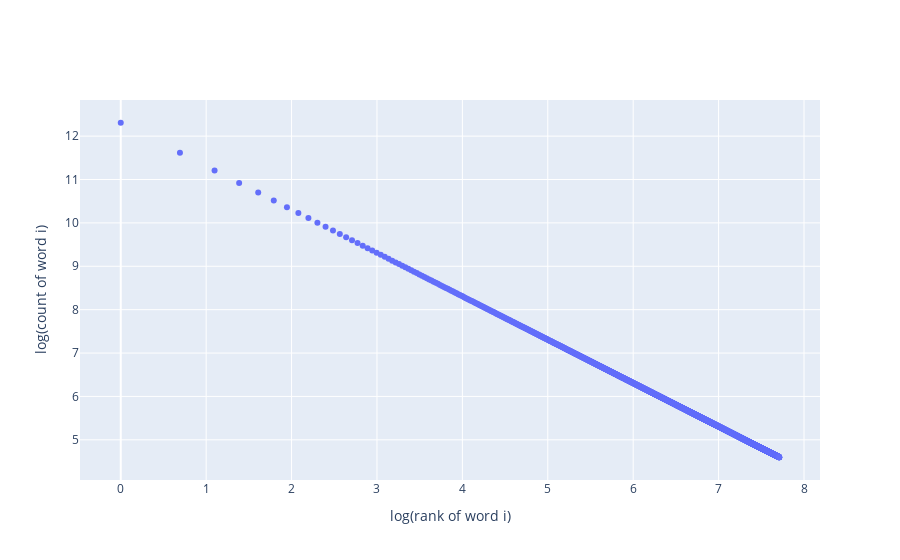

Notebook cell for this chart:
### Code cell
import plotly.graph_objs as go
import plotly.offline as py
import plotly.figure_factory as ff
import plotly.graph_objs as go

import plotly
plotly.offline.init_notebook_mode(connected=True)

x = np.log(df.index.values)
y = np.log(df['predicted_proportion'] * n_tokens)

trace = go.Scatter(
    x = x,
    y = y,
    mode = 'markers'
)

layout = go.Layout(
    xaxis = {
        'title': 'log(rank of word i)'
    },
    yaxis = {
        'title': 'log(count of word i)'
    }
)
data = [trace]
fig = go.Figure(data=data, layout=layout)

# Plot and embed in ipython notebook!
py.iplot(fig)

### Figure 1 — Plotly figure (JSON) as saved in the notebook; plotly's stock layout.template omitted (floating-point values rounded to 4 significant figures; data arrays with more than 128 entries replaced by an {"elided": "..."} marker saying what was removed)
{"data": [{"mode": "markers", "type": "scatter", "x": {"elided": "2231 float values"}, "y": {"elided": "2231 float values"}}], "layout": {"xaxis": {"title": {"text": "log(rank of word i)"}}, "yaxis": {"title": {"text": "log(count of word i)"}}}}
